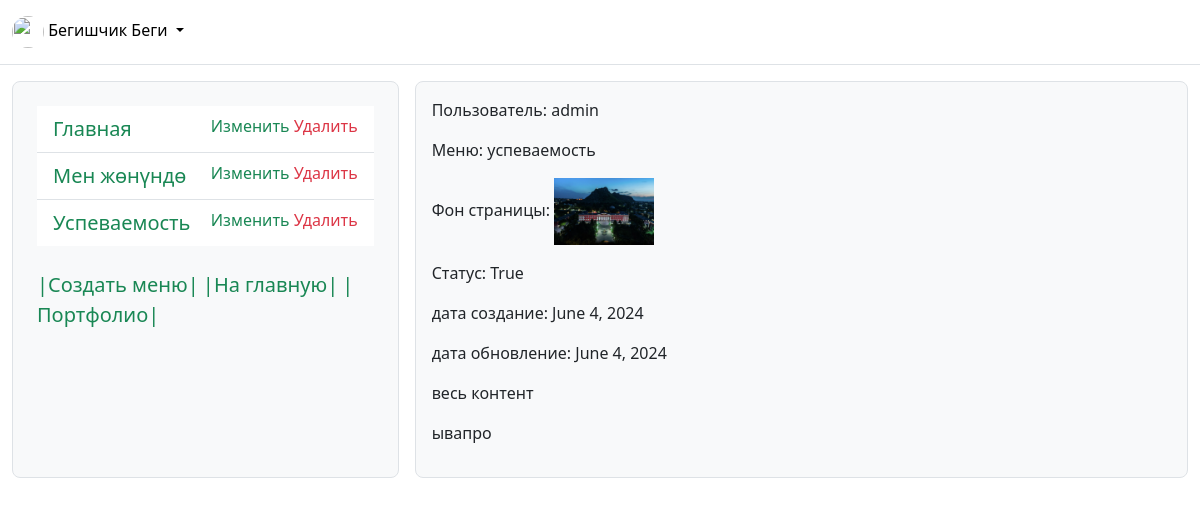
The page /adm/adm/3/ (signed in) on the database its author committed.
### core/models.py (models this page shows, shortened)
class CustomUser(AbstractUser):
    photo = models.ImageField(upload_to='user_photos/', verbose_name='Фото пользователя', blank=True, null=True)
    email = models.EmailField()
    phone = PhoneNumberField(verbose_name='Телефонный номер', blank=True, null=True, help_text="Введите номер телефона в формате: +123456789")
    def __str__(self):
        return self.username

class Portfolio(models.Model):
    user = models.ForeignKey(CustomUser, on_delete=models.CASCADE, verbose_name='Пользователь')
    background = models.ImageField(upload_to='backgrounds/', verbose_name='Фон страницы', blank=True,
                                   null=True)
    menu = models.CharField(max_length=100, verbose_name='меню')
    content = RichTextField()
    active = models.BooleanField(default=False, verbose_name='актив')
    create_date = models.DateField(auto_now_add=True)
    update_date = models.DateField(auto_now=True, blank=True)

### adminka/views.py (the view)
# urls.py: path('adm/<int:id>/', admin_portfolio_detail, name='admin_portfolio_detail'),
@login_required
def admin_portfolio_detail(request, id):
    user = request.user
    portfolio = Portfolio.objects.filter(user=user)
    detail_data = Portfolio.objects.get(id=id)
    context = {
        "user": user,
        "portfolio": portfolio,
        "detail_data": detail_data
    }
    return render(request, 'adm/admin_detail.html', context)

### adminka/templates/adm/admin_detail.html (shortened to what this page needs)
{% extends 'adm/base_admin.html' %}
{% block content %}
<div class="content p-3">
    <p>Пользователь: {{ detail_data.user }}</p>
    <p>Меню: {{ detail_data.menu }}</p>
    {% if detail_data.background %}
    <p>Фон страницы: <img src="{{ detail_data.background.url }}" alt="" width="100px"></p>
    {% else %}
        <p>фон отсуствует</p>
    {% endif %}
    <p>Статус: {{ detail_data.active}}</p>
    <p>дата создание: {{ detail_data.create_date}}</p>
    <p>дата обновление: {{ detail_data.update_date}}</p>
    <p>весь контент</p>
{{ detail_data.content|safe }}
</div>
{% endblock %}

### adminka/templates/adm/base_admin.html (shortened to what this page needs)
<!DOCTYPE html>
{% load static %}
<html lang="ru">
<head>
    <link href="https://cdn.jsdelivr.net/npm/bootstrap@5.3.3/dist/css/bootstrap.min.css" rel="stylesheet"
>
</head>
<body>
<header class="py-3 mb-3 border-bottom">
    <div class="container-fluid d-grid gap-3 align-items-center" style="grid-template-columns: 1fr 2fr;">
        <div class="dropdown">
            <div class="flex-shrink-0 dropdown">
                <a href="#" class="d-block link-body-emphasis text-decoration-none dropdown-toggle"
                   data-bs-toggle="dropdown" aria-expanded="false">
                    {% if user.photo %}
                        <img src="{{ user.photo.url }}" width="32" height="32" class="rounded-circle">
                    {% else %}
                        <img src="https://t3.ftcdn.net/jpg/05/53/79/60/360_F_553796090_XHrE6R9jwmBJUMo9HKl41hyHJ5gqt9oz.jpg"
                             width="32" height="32" class="rounded-circle">
                    {% endif %}
                    {{ user.last_name }} {{ user.first_name }}
                </a>
            </div>
        </div>
    </div>
</header>
<div class="container-fluid pb-3">
    <div class="d-grid gap-3" style="grid-template-columns: 1fr 2fr;">
        <div class="bg-body-tertiary border rounded-3 p-4">
            <ul class="list-group list-group-flush">
                {% for data in portfolio %}
                    <li class="list-group-item">
                        <a class="lead text-decoration-none text-success mb-4"
                           href="{% url 'admin_portfolio_detail' data.id %}">
                            {{ data.menu }}
                        </a>
                        <span style="float: right">
                            <a href="{% url 'portfolio_update' data.id %}" class="text-success  text-decoration-none">Изменить</a>
                            <a href="{% url 'portfolio_delete' data.id %}" class="text-danger  text-decoration-none">Удалить</a>
                        </span>
                    </li>
                {% endfor %}
            </ul>
            <br>
            <a href="{% url 'create_portfolio' %}" class="lead text-decoration-none text-success mb-4">|Создать
                меню|</a>
            <a href="{% url 'core' %}" class="lead text-decoration-none text-success mb-4">|На главную|</a>
            <a href="{% url 'user' user.username %}" class="lead text-decoration-none text-success mb-4">|Портфолио|</a>
        </div>
        <div class="bg-body-tertiary border rounded-3">
            {% block content %}
            {% endblock %}
        </div>
    </div>
</div>
</body>
</html>

### rows shown on the page
CustomUser: last_name "Бегишчик", first_name "Беги"
Portfolio: menu "Главная"
Portfolio: menu "Мен жөнүндө"
Portfolio: menu "Успеваемость"
Portfolio: user "admin", menu "успеваемость", background (picture), active "True", create_date "June 4, 2024", update_date "June 4, 2024", content "ывапро"
